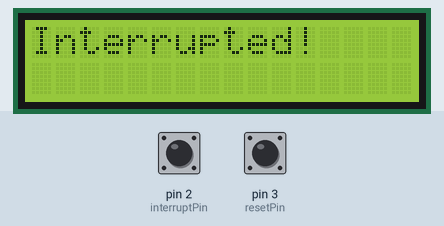
Recording of a sketch running on a simulated Arduino Uno, built with avr-gcc and run on an emulated ATmega328P. On the bench: 16×2 character LCD. The test bench sets the inputs (shaded band); at power-on: pin 3 (resetPin) HIGH, pin 2 (interruptPin) HIGH.

Above: at 1.2 s.
1.3 s: pin 3 (resetPin) pulled LOW for 0.15 s
At 2.8 s:
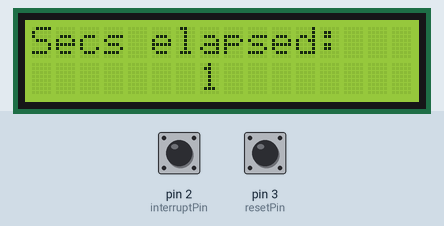
4.4 s: pin 2 (interruptPin) pulled LOW for 0.15 s
At 5.6 s:
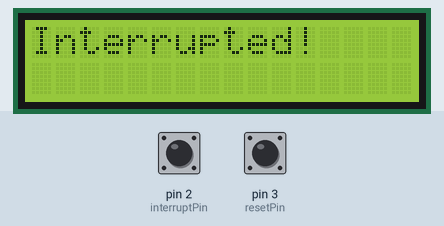
7.5 s: pin 3 (resetPin) pulled LOW for 1 s
At 8.8 s:
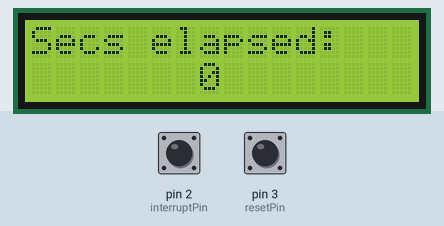
11.5 s: pin 2 (interruptPin) pulled LOW for 1 s
At 13.9 s:
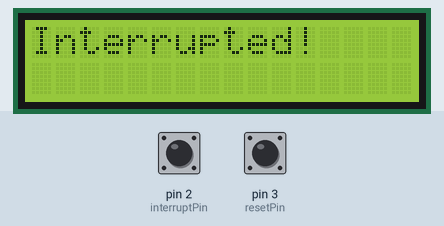
Timing chart, 0 to 15.4 s (numbered marks = the images above; inputs shaded):
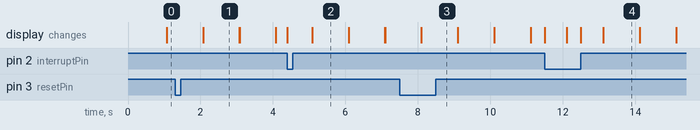

The sketch:

Lab_8.ino
```cpp
// James Iorgovan
// Date: Fall 2018
// Lab 8 - Interrupts
// Description - When the first button is pressed, the display should display "Interrupted!"
// When the user presses button 2 the display goes back to displaying "Secs elapsed", and restarts the time a 0 seconds.
// Assumptions - The tricky part is having the interrupt displaying for as long as you do not hit the button that
//starts the display again. I will try to implement this by having a counter that resets each time it recursively
//traverses through a loop that will check if the values is equal to a certain number or not.
// References - Lab 6
//              "http://arduino.cc/en/Reference/attachInterrupt"
//              "https://www.arduino.cc/en/Reference/Millis"

#include <LiquidCrystal.h>
LiquidCrystal lcd(12,11,7,6,5,4);

int interruptPin = 2;    //button pin to interrupt
int resetPin = 3;        //button pin to reset time counter
int counter = 0;         //counts seconds
int buttonValue = 0;     //tracks button counter
int firstInterrupt = 0;  //track interrupt instances

//-----------------------------------------------------------------------------
void setup(){
  lcd.begin(16, 2);
  pinMode(interruptPin, INPUT);
  pinMode(resetPin, INPUT_PULLUP);
  attachInterrupt(digitalPinToInterrupt(2), resetCounter, CHANGE);
  attachInterrupt(digitalPinToInterrupt(3), start_Display_Again, CHANGE);
  }

//-----------------------------------------------------------------------------
void resetCounter(){
  lcd.clear();
  counter = 0;
  buttonValue = 1;
}

//-----------------------------------------------------------------------------
void start_Display_Again(){
  buttonValue = 0;  //reset button counter
}

//-----------------------------------------------------------------------------
void loop(){
  if(buttonValue != 1){  //activate interruption
  lcd.setCursor(0,0);
  lcd.print("Secs elapsed:");
  lcd.setCursor(7,1);
  lcd.print(counter);

  if(firstInterrupt == 0){
    buttonValue = digitalRead(interruptPin);
    firstInterrupt = 1;
  }
    counter++;
  }else{
    lcd.setCursor(0,0);
    lcd.print("Interrupted!");
  }

  delay(1000); //1 sec
  lcd.clear();
} //end main loop
```

Measured:
- after the input at 1.3 s, the display: first differs from a run without the input after 0.77 s (image 1)
- after the input at 7.5 s, the display: first differs from a run without the input after 0.60 s (image 3)
- what the display in image 1 shows lasts 1.0 s, from 2.1 s to 3.1 s
